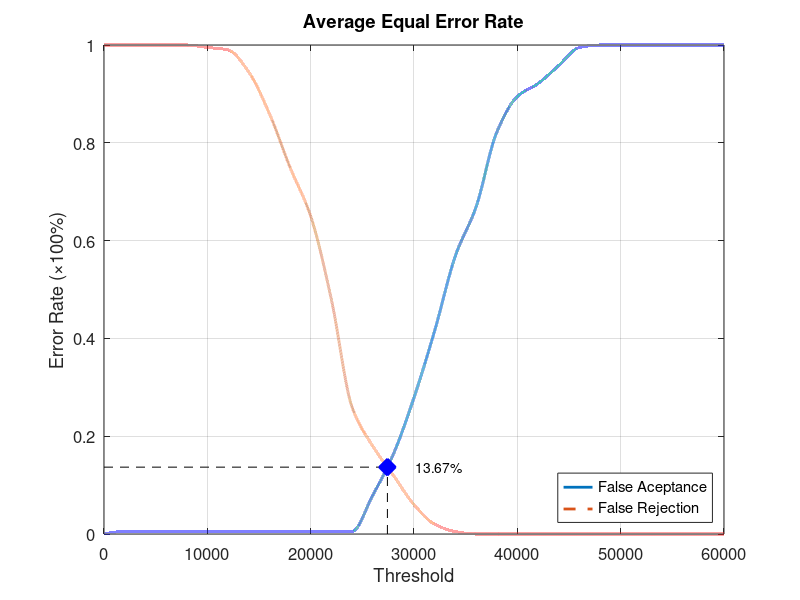
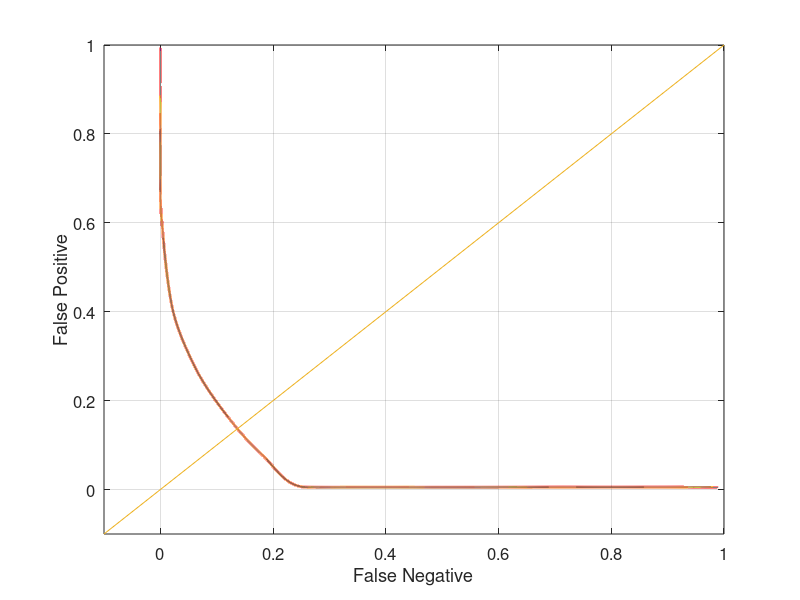

Reproduce these figures in MATLAB, in order.
function yEER = Database1_2
close all;
clear;
clc;
x = 0:2000:60000;
xq = 0:0.5:60000;

y0 = [0 0.00526316 0.00526316 0.00526316 0.00526316 0.00526316 0.00526316 0.00526316 0.00526316 0.00526316 0.00526316 0.00526316 0.00526316 0.0789474 0.163158 0.278947 0.415789 0.568421 0.668421 0.821053 0.894737 0.921053 0.957895 0.994737 1 1 1 1 1 1 1];
yy0 = interp1(x, y0, xq, 'pchip');
y1 = [1 1 1 1 1 0.995 0.99 0.945 0.86 0.75 0.65 0.48 0.26 0.18 0.12 0.06 0.02 0.005 0 0 0 0 0 0 0 0 0 0 0 0 0];
yy1 = interp1(x, y1, xq, 'pchip');

% Calculating EER: 
y2 = abs(y0 - y1);
find(y2 == min(y2))
yy2 = abs(yy0 - yy1);
xEER = find(yy2 == min(yy2));
xEERIndex = xq(xEER) % X-axis EER
yEER = yy0(xEER) % Y-axis EER

main = figure
plot(xq, yy0,'-','LineWidth', 2);	hold on
plot(xq, yy1,'--','LineWidth', 2);	hold on
plot([xEERIndex xEERIndex], [0 yEER], 'k--');	hold on
plot([0 xEERIndex], [yEER yEER], 'k--');	hold on
plot(xEERIndex, yEER, 'bx', 'LineWidth', 10);	hold on
text(xEERIndex + 10 * xEERIndex / 100, yEER, [num2str(round((10000 * yEER)) / 100) '%'])
legend('False Aceptance', 'False Rejection', 'Location', 'SouthEast')
xlabel('Threshold')
ylabel('Error Rate (\times100%)')
title('Average Equal Error Rate')
set(gca, 'FontSize', 12)
axis([0 60000 0 1])
grid on

print(main, 'Database1_2Main', '-dpng');
FNRxFPR = figure('Color', [1 1 1]);
plot(yy1, yy0, '-', yy1, yy0, 'LineWidth', 2);
hold on
y = -0.1:0.1:1
plot(y, y); 
set(gca, 'FontSize', 12)
xlabel('False Negative')
ylabel('False Positive')
axis([-0.1 1 -0.1 1])
set(gca, 'FontSize', 12)
grid on

print(FNRxFPR, 'Database1_2FNRxFPR','-dpng');
end
